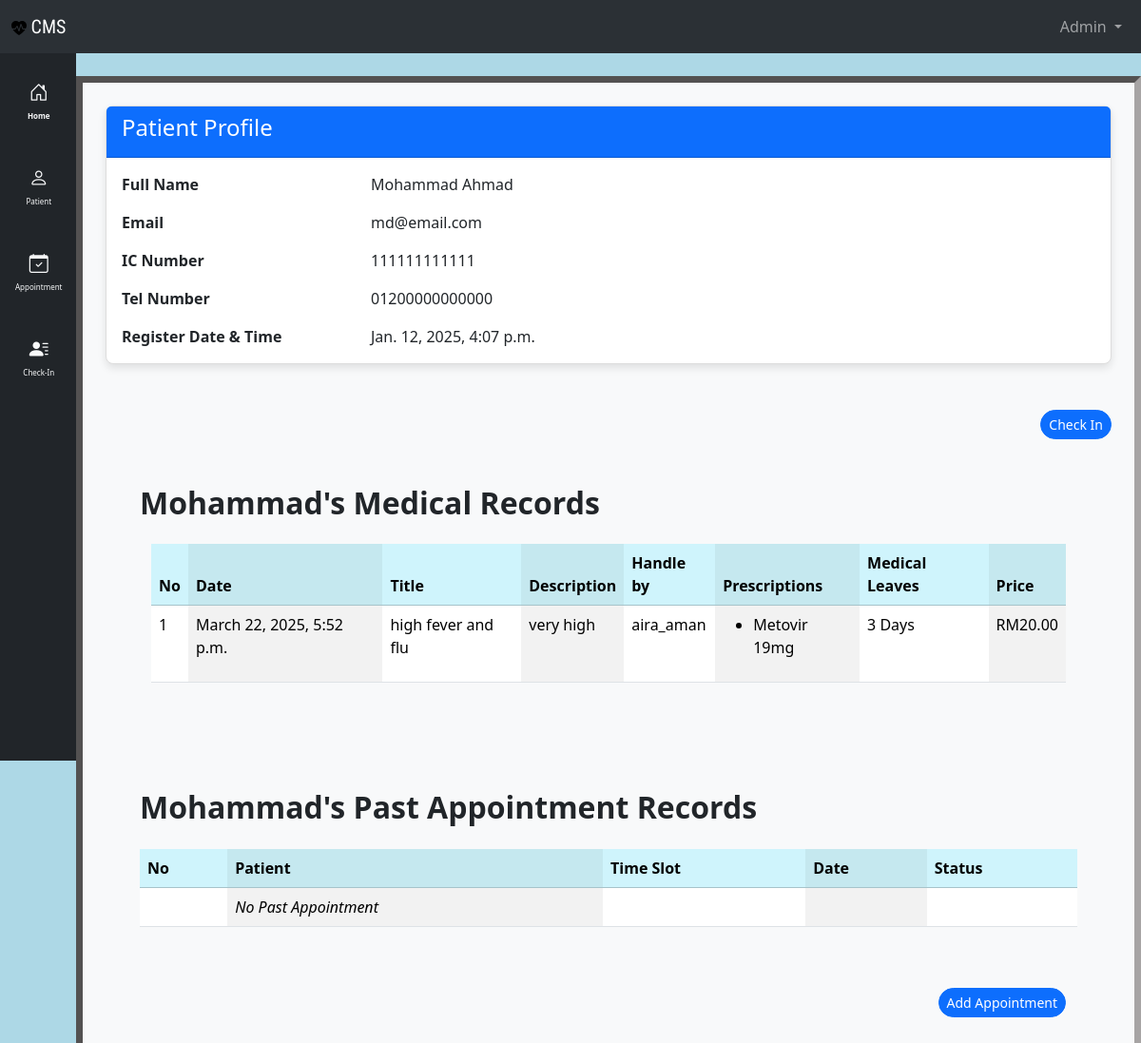
The page /patient_list/1/ (signed in) on the database its author committed.
### clinic/models.py (models this page shows, shortened)
class Patient(models.Model):
    class Meta:
        permissions = [
            ("can_register", "Can register new patient"),
        ]
    title = models.IntegerField(choices=TITLE_CHOICES, default=1, blank=True, null=True)
    first_name = models.CharField(max_length=200)
    last_name = models.CharField(max_length=200)
    ic_number = models.CharField(max_length=12, unique=True)
    email = models.EmailField(max_length=100, null=True, blank=True, unique=True)
    phone_number = models.CharField(max_length=20, unique=True)
    register_date = models.DateTimeField(
        verbose_name="register_date", default=timezone.now
    )

class MedicalRecord(models.Model):
    patient = models.ForeignKey(Patient, on_delete=models.CASCADE)
    doctor = models.ForeignKey(Profile, on_delete=models.CASCADE, null=True)
    medicine = models.ManyToManyField(Medicine, blank=True)
    title = models.CharField(max_length=100)
    description = models.TextField()
    record_date = models.DateTimeField(verbose_name="record_date", default=timezone.now)
    medical_leave = models.IntegerField(
        default=0
    )  # to record if patient get any medical leaves
    price = models.DecimalField(max_digits=10, decimal_places=2, default=0.00)

class Medicine(models.Model):
    name = models.CharField(max_length=50)
    category = models.CharField(max_length=50)
    dosage_form = models.CharField(max_length=50)
    indication = models.CharField(max_length=50)
    strength = models.IntegerField(default=1)  # in mg
    quantity_in_stock = models.IntegerField(default=0)
    def __str__(self):
        return f"{self.name} {self.strength}mg"

### accounts/models.py (models this page shows)
class Profile(models.Model):
    class UserType(models.IntegerChoices):
        CLINIC_STAFF = 1, "Clinic Staff"
        DOCTOR = 2, "Doctor"
        ADMIN = 3, "Admin"
    user = models.OneToOneField(User, on_delete=models.CASCADE)
    user_type = models.IntegerField(
        choices=UserType.choices, default=UserType.CLINIC_STAFF
    )
    phone_number = models.CharField(max_length=20, unique=True, null=True, blank=True)
    ic_number = models.CharField(max_length=12, unique=True, null=True, blank=True)
    register_date = models.DateTimeField(default=timezone.now)
    def __str__(self):
        return self.user.username

### clinic/views.py (the view)
@login_required
def patient_data(request, pk):
    patient = get_object_or_404(Patient, pk=pk)
    medical_records = MedicalRecord.objects.filter(patient=patient).order_by(
        "-record_date"
    )
    past_appointments = Appointment.objects.filter(patient=patient, status__in=[2, 3])
    context = {
        "medical_records": medical_records,
        "past_appointments": past_appointments,
        "patient": patient,
        "title": f"{patient.first_name} Details",
    }
    return render(request, "clinic/patient_details.html", context)

### clinic/templates/clinic/patient_details.html (shortened to what this page needs)
{% extends "clinic/base.html" %}
{% block main %}
<div class="container mt-4">
    <div class="card">
        <div class="card-header bg-primary text-white">
            <h4 class="card-title">Patient Profile</h4>
        </div>
        <div class="card-body">
            <div class="row mb-3">
                <div class="col-sm-3"><strong>Full Name</strong></div>
                <div class="col-sm-9">{{ patient.first_name|title }} {{ patient.last_name|title }}</div>
            </div>
            <div class="row mb-3">
                <div class="col-sm-3"><strong>Email</strong></div>
                <div class="col-sm-9">{{ patient.email }}</div>
            </div>
            <div class="row mb-3">
                <div class="col-sm-3"><strong>IC Number</strong></div>
                <div class="col-sm-9">{{ patient.ic_number }}</div>
            </div>
            <div class="row mb-3">
                <div class="col-sm-3"><strong>Tel Number</strong></div>
                <div class="col-sm-9">{{ patient.phone_number }}</div>
            </div>
            <div class="row">
                <div class="col-sm-3"><strong>Register Date & Time</strong></div>
                <div class="col-sm-9">{{ patient.register_date }}</div>
            </div>
        </div>
    </div>
</div>
<div class="container pt-5 text-end">
    <a class="btn rounded-pill btn-primary btn-sm" href="{% url 'clinic:patient_checkin' patient.pk %}" role="button">
        Check In
    </a>
</div>
<div class="container p-5">
    <div class="d-flex justify-content-between align-items-center mb-3">
        <h2 class="fw-bold">{{ patient.first_name }}'s Medical Records</h2>
    </div>
    <div class="container">
        <table class="table table-striped-columns">
            <thead>
                <tr class="table-info">
                    <th scope="col">No</th>
                    <th scope="col">Date</th>
                    <th scope="col">Title</th>
                    <th scope="col">Description</th>
                    <th scope="col">Handle by</th>
                    <th scope="col">Prescriptions</th>
                    <th scope="col">Medical Leaves</th>
                    <th scope="col">Price</th>
                </tr>
            </thead>
            <tbody>
                {% for record in medical_records %}
                <tr>
                    <td>{{ forloop.counter }}</td>
                    <td>{{ record.record_date }}</td>
                    <td>{{ record.title}}</td>
                    <td>{{ record.description}}</td>
                    <td>{{ record.doctor }}</td>
                    <td>
                        <ul>
                            {% for med in record.medicine.all %}
                            <li>{{ med }}</li>
                            {% empty %}
                            <li>No medicines</li>
                            {% endfor %}
                        </ul>
                    </td>
                    <td>{{ record.medical_leave}} Days</td>
                    <td>RM{{ record.price }}</td>
                </tr>
                {% endfor %}
            </tbody>
        </table>
    </div>
</div>
<div class="container p-5">
    <div class="d-flex justify-content-between align-items-center mb-3">
        <h2 class="fw-bold">{{ patient.first_name }}'s Past Appointment Records</h2>
    </div>
    <table class="table table-striped-columns">
        <thead>
            <tr class="table-info">
                <th scope="col">No</th>
                <th scope="col">Patient</th>
                <th scope="col">Time Slot</th>
                <th scope="col">Date</th>
                <th scope="col">Status</th>
            </tr>
        </thead>
        <tbody>
            {% for appointment in past_appointments %}
            <tr>
                <td>{{ forloop.counter }}</td>
                <td>{{ appointment.patient.first_name }} {{ appointment.patient.last_name }}</td>
                <td>{{ appointment.get_time_slot_display }}</td>
                <td>{{ appointment.date }}</td>
                {% if appointment.status == 2 %}
                <td class="table-success">{{ appointment.get_status_display }}</td>
                {% elif appointment.status == 3 %}
                <td class="table-danger">{{ appointment.get_status_display }}</td>
                {% endif %}
            </tr>
            {% empty %}
            <tr>
                <td></td>
                <td><em>No Past Appointment</em></td>
                <td></td>
                <td></td>
                <td></td>
            </tr>
            {% endfor %}
        </tbody>
    </table>
    <div class="container pt-5 text-end">
        <a class="btn rounded-pill btn-primary btn-sm" href="{% url 'clinic:add_appointment' patient.pk %}"
            role="button">
            Add Appointment
        </a>
    </div>
</div>
{% endblock %}

### clinic/templates/clinic/nav.html (shortened to what this page needs)
{% load static %}
<nav class="navbar bg-dark navbar-expand-lg bg-body-tertiary" data-bs-theme="dark">
    <div class="container-fluid">
        <a class="navbar-brand main-header-title" href="{% url 'clinic:home' %}"><img
                src="{% static 'clinic/main-logo.svg' %}" alt="logo">
            CMS
        </a>
        <div class="collapse navbar-collapse" id="navbarSupportedContent">
            <ul class="navbar-nav mb-2 mb-lg-0 ms-auto">
                <li class="nav-item dropdown">
                    <a class="nav-link dropdown-toggle" href="#" role="button" data-bs-toggle="dropdown"
                        aria-expanded="false">
                        {{ user.username|title }}
                    </a>
                </li>
            </ul>
        </div>
    </div>
</nav>

### clinic/templates/clinic/head.html (style rules this page uses)
.main-header-title { font-family: "Roboto Condensed", sans-serif; }
.card { border: 1px solid #ddd; border-radius: 8px; box-shadow: 0 4px 8px rgba(0, 0, 0, 0.1); transition: box-shadow 0.3s ease; }

### rows shown on the page
Patient: first_name "Mohammad", last_name "Ahmad", email "md@email.com", ic_number "111111111111", phone_number "01200000000000", register_date "Jan. 12, 2025, 4:07 p.m."
MedicalRecord: record_date "March 22, 2025, 5:52 p.m.", title "high fever and flu", description "very high", doctor "aira_aman", medical_leave "3", price "20.00"

### other values the page prints
{{ user.username|title }} "Admin"
